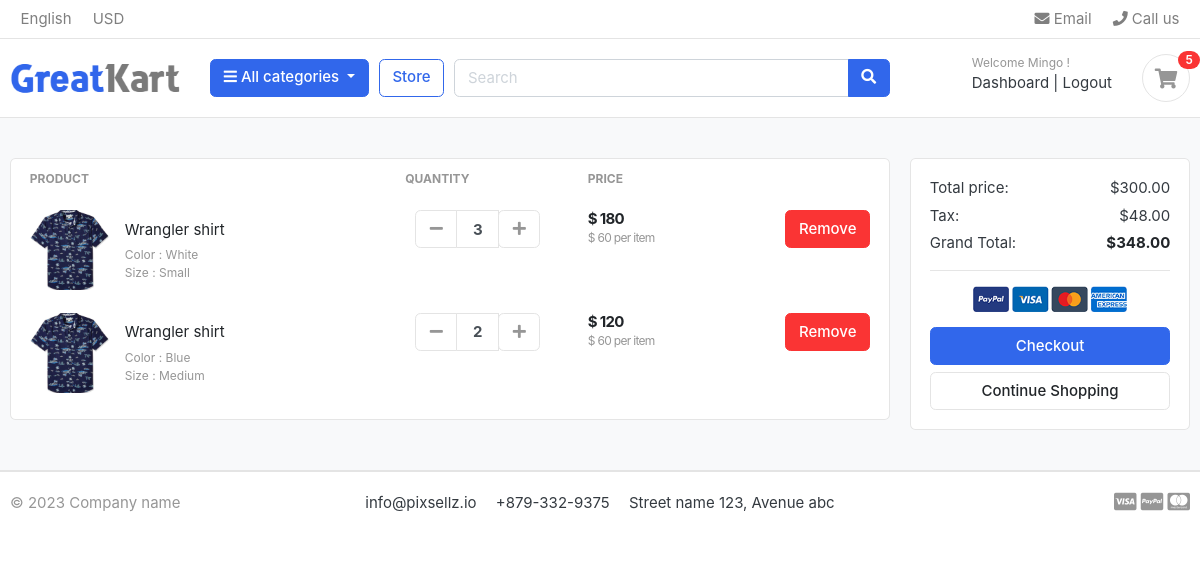
Before: /cart/ (signed in) with the older database file.
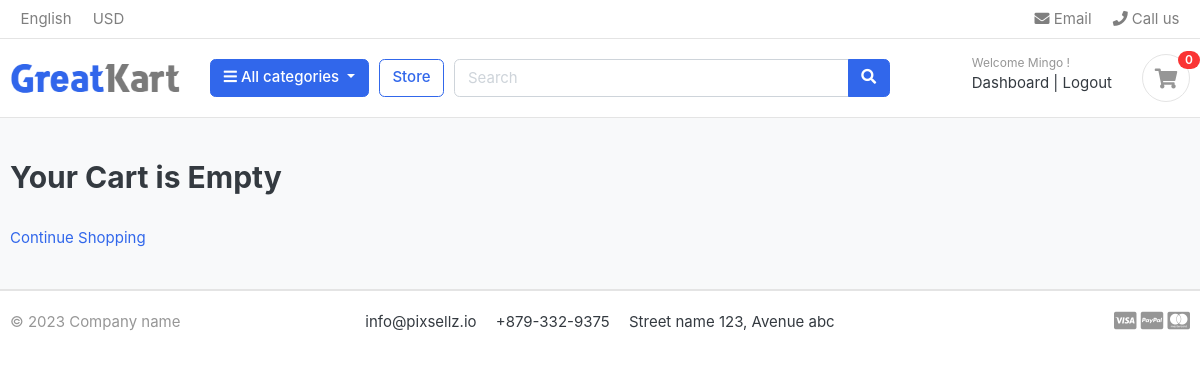
After: the same page with the newer database file.
### carts/models.py (models this page shows, shortened)
class CartItem(models.Model):
    user=models.ForeignKey(Account,on_delete=models.CASCADE, null=True)
    product=models.ForeignKey(Product,on_delete=models.CASCADE)
    cart = models.ForeignKey(Cart, on_delete=models.CASCADE, null=True)
    variations = models.ManyToManyField(Variation,blank=True)
    quantity = models.IntegerField()
    is_active = models.BooleanField(default=True)
    def sub_total(self):
        return self.product.price * self.quantity

### store/models.py (models this page shows, shortened)
class Product(models.Model):
    product_name= models.CharField(max_length=200,unique=True)
    slug = models.SlugField(max_length=200,unique=True)
    description = models.TextField(max_length=500,blank=True)
    price = models.IntegerField()
    images = models.ImageField(upload_to='photos/products')
    stock = models.IntegerField()
    is_available = models.BooleanField(default=True)                                                                    #by default always available
    category = models.ForeignKey(Category, on_delete=models.CASCADE)                                                    #deleting a category removes products associated with it
    created_date = models.DateTimeField(auto_now_add=True)
    modified_date = models.DateTimeField(auto_now=True)
    def get_url(self):                                                                                                  #accessing the slug of category and product, generating url
        return reverse('product_detail',args=[self.category.slug, self.slug])                                           #of a specific product

class Variation(models.Model):
    product = models.ForeignKey(Product,on_delete=models.CASCADE)
    variation_category = models.CharField(max_length=150,choices=variation_category_choice)
    variation_value = models.CharField(max_length=150)
    is_active = models.BooleanField(default=True)
    created_date = models.DateTimeField(auto_now=True)
    objects = VariationManager()

### carts/views.py (the view, shortened to what this page needs)
# urls.py: path('',views.cart, name='cart'),
def cart(request, total=0, quantity=0,cart_items=None):
    try:
        tax=0
        grand_total=0
        if request.user.is_authenticated:
            cart_items=CartItem.objects.filter(user=request.user,is_active=True)
        for cart_item in cart_items:
            total +=(cart_item.product.price * cart_item.quantity)                                                      #subtotal, product price by its quantity, adding to the total
            quantity += cart_item.quantity                                                                              #adding the quantity of every cart item to the overall one
        tax = (16 * total)/100
        grand_total = total +tax
    except ObjectDoesNotExist:
        pass                                                                                                            #in case no cart exists throw an exception
    context = {
        'total': "{:.2f}".format(total),
        'quantity':quantity,
        'cart_items':cart_items,
        'tax': "{:.2f}".format(tax),
        'grand_total': "{:.2f}".format(grand_total),
    }
    return render(request, 'store/cart.html', context)

### carts/views.py (called while the page is built)
def _cart_id(request):                                                                                                  #private function
    cart = request.session.session_key                                                                                  #session id
    if not cart:
        cart = request.session.create()                                                                                 #if there is no session_key a new one is created
    return cart

### category/context_processor.py (called while the page is built)
def menu_links(request):
    links = Category.objects.all()                                                                                      #fetching all the categories
    return dict(links=links)                                                                                            #returning a dictionary with key links connected to category queryset

### category/models.py (called while the page is built)
    def get_url(self):                                                                                                  #category url
        return reverse ('products_by_category', args=[self.slug])

### templates/store/cart.html (shortened to what this page needs)
{% extends 'base.html' %}
{% load static %}
{% block content %}
<section class="section-content padding-y bg">
<div class="container">
{%  if not cart_items %}
    <h2>Your Cart is Empty</h2>
    <br>
    <div class="text_center">
        <a href="{% url 'store' %}" class="btn-btn-primary">Continue Shopping</a>
    </div>
{% else %}
<div class="row">
	<aside class="col-lg-9">
<div class="card">
<table class="table table-borderless table-shopping-cart">
<thead class="text-muted">
<tr class="small text-uppercase">
  <th scope="col">Product</th>
  <th scope="col" width="120">Quantity</th>
  <th scope="col" width="120">Price</th>
  <th scope="col" class="text-right" width="200"> </th>
</tr>
</thead>
<tbody>
{% for cart_item in cart_items %}
<tr>
	<td>
		<figure class="itemside align-items-center">
			<div class="aside"><img src="{{ cart_item.product.images.url }}" class="img-sm"></div>
			<figcaption class="info">
				<a href="{{  cart_item.product.get_url }}" class="title text-dark">{{ cart_item.product.product_name }}</a>
				<p class="text-muted small">
                {% if cart_item.variations.all %}
                  {% for item in cart_item.variations.all %}
                    {{  item.variation_category| capfirst }} : {{ item.variation_value| capfirst }}<br>
                  {% endfor %}
                {% endif %}
                </p>
			</figcaption>
		</figure>
	</td>
	<td>
    		<div class="col">
						<div class="input-group input-spinner">
							<div class="input-group-prepend">
							<a href="{% url 'remove_cart' cart_item.product.id cart_item.id %}" class="btn btn-light" type="button" id="button-minus"> <i class="fa fa-minus"></i> </a>
							</div>
							<input type="text" class="form-control"  value="{{ cart_item.quantity }}">
							<div class="input-group-append">
								<form action="{% url 'add_cart' cart_item.product.id %}" method="POST">
									<button class="btn btn-light" type="submit" id="button-plus"> <i class="fa fa-plus"></i> </button>
								</form>
							</div>
						</div>
            </div>
	</td>
	<td>
		<div class="price-wrap">
			<var class="price">$ {{ cart_item.sub_total }}</var>
			<small class="text-muted"> $ {{ cart_item.product.price }} per item </small>
		</div>
	</td>
	<td class="text-right">
	<a href="{% url 'remove_cart_item' cart_item.product.id cart_item.id %}" onclick="return confirm('Are you sure you want to delete this item?')" class="btn btn-danger"> Remove</a>
	</td>
</tr>
{% endfor %}
</tbody>
</table>
</div>
	</aside>
	<aside class="col-lg-3">
		<div class="card">
		<div class="card-body">
			<dl class="dlist-align">
			  <dt>Total price:</dt>
			  <dd class="text-right">${{ total }}</dd>
			</dl>
			<dl class="dlist-align">
			  <dt>Tax:</dt>
			  <dd class="text-right"> ${{ tax }}</dd>
			</dl>
			<dl class="dlist-align">
			  <dt>Grand Total:</dt>
			  <dd class="text-right text-dark b"><strong>${{ grand_total }}</strong></dd>
			</dl>
			<hr>
			<p class="text-center mb-3">
				<img src="{% static './images/misc/payments.png' %}" height="26">
			</p>
			<a href="{% url 'checkout' %}" class="btn btn-primary btn-block"> Checkout </a>
			<a href="{%  url 'store' %}" class="btn btn-light btn-block">Continue Shopping</a>
		</div>
		</div>
</aside>
</div>
{% endif %}
</div>
</section>
{% endblock %}

### templates/includes/navbar.html (shortened to what this page needs)
{%  load static %}
<header class="section-header">
<nav class="navbar p-md-0 navbar-expand-sm navbar-light border-bottom">
<div class="container">
  <div class="collapse navbar-collapse" id="navbarTop4">
    <ul class="navbar-nav mr-auto">
    	<li class="nav-item dropdown">
		 	<a href="#" class="nav-link">   English </a>
		</li>
		<li class="nav-item dropdown">
			<a href="#" class="nav-link"> USD </a>
		</li>
    </ul>
    <ul class="navbar-nav">
		<li><a href="#" class="nav-link"> <i class="fa fa-envelope"></i> Email </a></li>
		<li><a href="#" class="nav-link"> <i class="fa fa-phone"></i> Call us </a></li>
	</ul>
  </div>
</div>
</nav>
<section class="header-main border-bottom">
	<div class="container">
<div class="row align-items-center">
	<div class="col-lg-2 col-md-3 col-6">
		<a href="{% url 'home' %}" class="brand-wrap">
			<img class="logo" src="{% static  './images/logo.png' %}">
		</a>
	</div>
	<div class="col-lg col-sm col-md col-6 flex-grow-0">
		<div class="category-wrap dropdown d-inline-block float-right">
			<button type="button" class="btn btn-primary dropdown-toggle" data-toggle="dropdown">
				<i class="fa fa-bars"></i> All categories
			</button>
		</div>
	</div>
	<a href="{%  url 'store' %}" class="btn btn-outline-primary">Store</a>
	<div class="col-lg  col-md-6 col-sm-12 col">
		<form action="{% url 'search' %}" class="search" method="GET">
			<div class="input-group w-100">
			    <input type="text" class="form-control" style="width:60%;" placeholder="Search" name="keyword">
			    <div class="input-group-append">
			      <button class="btn btn-primary" type="submit">
			        <i class="fa fa-search"></i>
			      </button>
			    </div>
		    </div>
		</form>
	</div>
	<div class="col-lg-3 col-sm-6 col-8 order-2 order-lg-3">
				<div class="d-flex justify-content-end mb-3 mb-lg-0">
                    {% if user.id is None %}
					<div class="widget-header">
						<small class="title text-muted">Welcome guest!</small>
						<div>
							<a href="{% url 'login' %}">Sign in</a> <span class="dark-transp"> | </span>
							<a href="{% url 'register' %}"> Register</a>
						</div>
					</div>
                    {% else %}
                    		<div class="widget-header">
						<small class="title text-muted">Welcome {{ user.first_name }}!</small>
						<div>
							<a href="{%url 'dashboard' %}">Dashboard</a> <span class="dark-transp"> | </span>
							<a href="{% url 'logout' %}"> Logout</a>
						</div>
                    </div>
                    {% endif %}
					<a href="{% url 'cart' %}" class="widget-header pl-3 ml-3">
						<div class="icon icon-sm rounded-circle border"><i class="fa fa-shopping-cart"></i></div>
						<span class="badge badge-pill badge-danger notify">{{ cart_count }}</span>
					</a>
				</div>
			</div>
</div>
	</div>
</section>
</header>

Changed rows visible on the page:
removed CartItem: product.images (picture), product.product_name "Wrangler shirt", quantity "3", sub_total "180", product.price "60"
no longer on this page (row unchanged): Variation: variation_category "Color", variation_value "White", shown under "Wrangler shirt"
no longer on this page (row unchanged): Variation: variation_category "Size", variation_value "Small", shown under "Wrangler shirt"
removed CartItem: product.images (picture), product.product_name "Wrangler shirt", quantity "2", sub_total "120", product.price "60"
no longer on this page (row unchanged): Variation: variation_category "Color", variation_value "Blue", shown under "Wrangler shirt"
no longer on this page (row unchanged): Variation: variation_category "Size", variation_value "Medium", shown under "Wrangler shirt"
Other visible differences:
{{ cart_count }}: "5" → "0"
{{ total }}: "300.00" → (not shown)
{{ tax }}: "48.00" → (not shown)
{{ grand_total }}: "348.00" → (not shown)
text no longer shown: "PRODUCT QUANTITY PRICE Total price: $ Tax: $ Grand Total: $ Checkout"
text now shown: "Your Cart is Empty"
